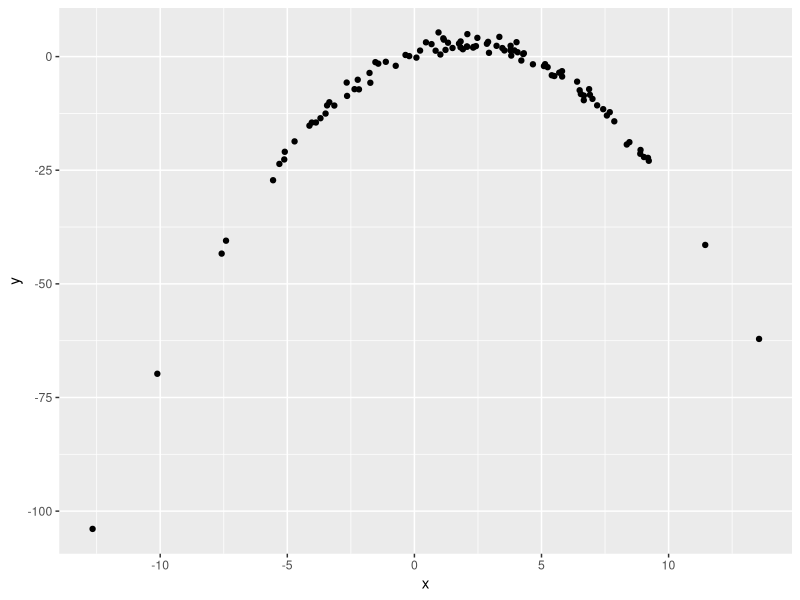

Generate this figure with R:
## ---- chunk 1
library(tidyverse)

df = tibble(
  x = rnorm(100, 2, 5), 
  y = 1 + 2 * x - 0.5 * x^2 + rnorm(100)
)

df |>
  ggplot(aes(x = x , y = y)) + 
  geom_point()
